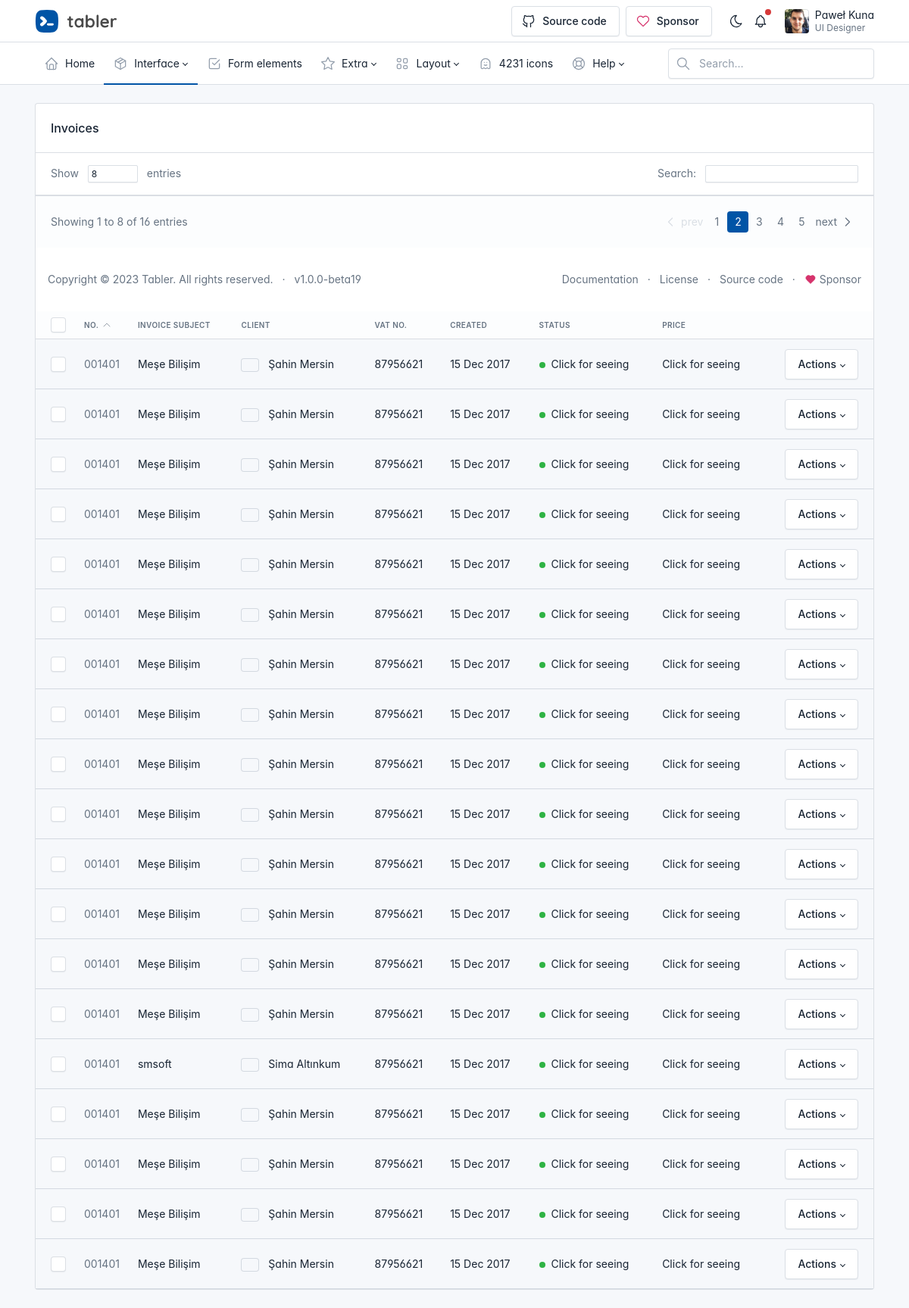
Before: /add-operation/ with the older database file.
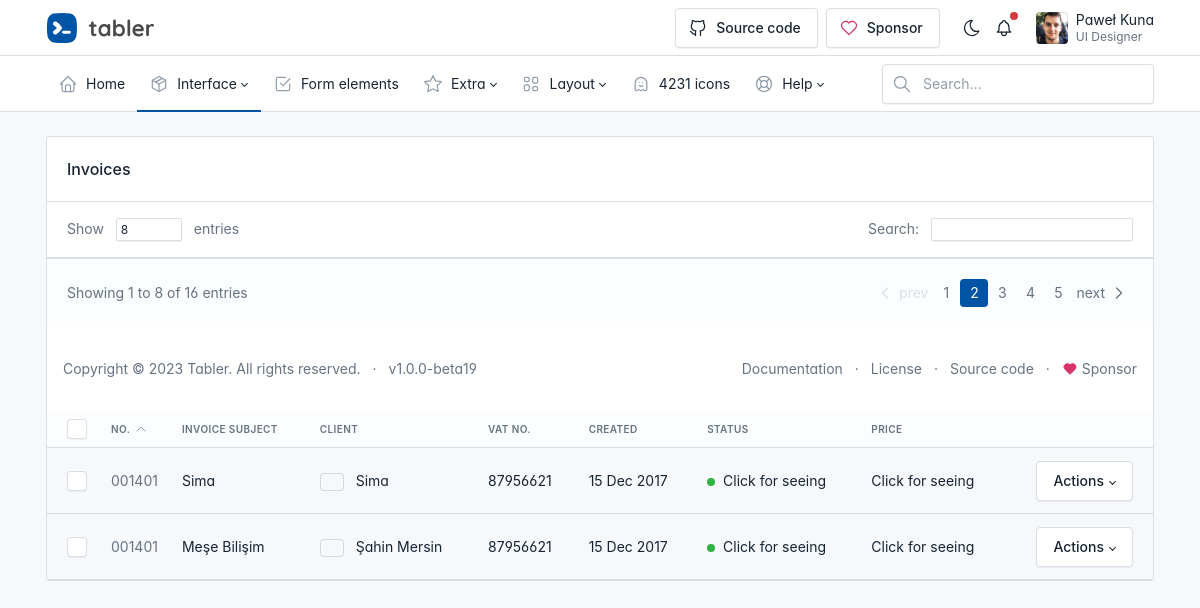
After: the same page with the newer database file.
### companies/models.py (models this page shows)
class Companies(models.Model):
    company_name= models.CharField(max_length=200, unique= True)
    boss_name = models.CharField(max_length=200)
    email = models.CharField(max_length=200)
    telephone = models.IntegerField(default=0)
    tax = models.IntegerField(default=0)

### companies/views.py (the view)
# urls.py: path('add-operation/', views.addOperation, name = "addop"),
def addOperation(request):
    account_list = Companies.objects.all()
    context = {
        "account_list": account_list
    }
    return render(request, "addop.html", context)

### templates/addop.html (shortened to what the changed rows need)
<!doctype html>
<html lang="en">
  <head>
    <link href="/static/css/tabler.min.css" rel="stylesheet"/>
    <link href="/static/css/tabler-flags.min.css" rel="stylesheet"/>
    <link href="/static/css/tabler-payments.min.css" rel="stylesheet"/>
    <link href="/static/css/tabler-vendors.min.css" rel="stylesheet"/>
    <link href="/static/css/demo.min.css?1685973381" rel="stylesheet"/>
  </head>
  <body >
    <div class="page">
      <header class="navbar navbar-expand-md d-print-none" >
        <div class="container-xl">
          <h1 class="navbar-brand navbar-brand-autodark d-none-navbar-horizontal pe-0 pe-md-3">
            <a href=".">
              <img src="/static/logo.svg" width="110" height="32" alt="Tabler" class="navbar-brand-image">
            </a>
          </h1>
        </div>
      </header>
      <div class="page-wrapper">
        <div class="page-body">
          <div class="container-xl d-flex flex-column justify-content-center">
            <div class="col-12">
                <div class="card">
                  <div class="table-responsive">
                    <table class="table card-table table-vcenter text-nowrap datatable">
                      <thead>
                        <tr>
                          <th class="w-1"><input class="form-check-input m-0 align-middle" type="checkbox" aria-label="Select all invoices"></th>
                          <th class="w-1">No.
                            <svg xmlns="http://www.w3.org/2000/svg" class="icon icon-sm icon-thick" width="24" height="24" viewBox="0 0 24 24" stroke-width="2" stroke="currentColor" fill="none" stroke-linecap="round" stroke-linejoin="round"><path stroke="none" d="M0 0h24v24H0z" fill="none"></path><path d="M6 15l6 -6l6 6"></path></svg>
                          </th>
                          <th>Invoice Subject</th>
                          <th>Client</th>
                          <th>VAT No.</th>
                          <th>Created</th>
                          <th>Status</th>
                          <th>Price</th>
                          <th></th>
                        </tr>
                      </thead>
                      <tbody>
                        <tr>
                          {% for company in account_list %}
                            <td><input class="form-check-input m-0 align-middle" type="checkbox" aria-label="Select invoice"></td>
                            <td><span class="text-secondary">001401</span></td>
                            <td><a href = "/operation/" class="text-reset" tabindex="-1" target = "_blank">{{ company.company_name }}</a></td>
                          <td>
                            <span class="flag flag-xs flag-country-us me-2"></span>
                            {{ company.boss_name }}
                          </td>
                          <td>
                            87956621
                          </td>
                          <td>
                            15 Dec 2017
                          </td>
                          <td>
                            <span class="badge bg-success me-1"></span> Click for seeing
                          </td>
                          <td>Click for seeing</td>
                          <td class="text-end">
                            <span class="dropdown">
                              <button class="btn dropdown-toggle align-text-top" data-bs-boundary="viewport" data-bs-toggle="dropdown">Actions</button>
                            </span>
                          </td>
                        </tr>
                        <tr>
                          {% endfor %}
                </div>
              </div>
          </div>
        </div>
      </div>
    </div>
  </body>
</html>

Changed rows visible on the page:
removed Companies: company_name "Meşe Bilişim", boss_name "Şahin Mersin"
removed Companies: company_name "Meşe Bilişim", boss_name "Şahin Mersin"
removed Companies: company_name "Meşe Bilişim", boss_name "Şahin Mersin"
removed Companies: company_name "Meşe Bilişim", boss_name "Şahin Mersin"
removed Companies: company_name "Meşe Bilişim", boss_name "Şahin Mersin"
removed Companies: company_name "Meşe Bilişim", boss_name "Şahin Mersin"
removed Companies: company_name "Meşe Bilişim", boss_name "Şahin Mersin"
removed Companies: company_name "Meşe Bilişim", boss_name "Şahin Mersin"
removed Companies: company_name "Meşe Bilişim", boss_name "Şahin Mersin"
removed Companies: company_name "Meşe Bilişim", boss_name "Şahin Mersin"
removed Companies: company_name "Meşe Bilişim", boss_name "Şahin Mersin"
removed Companies: company_name "Meşe Bilişim", boss_name "Şahin Mersin"
removed Companies: company_name "Meşe Bilişim", boss_name "Şahin Mersin"
removed Companies: company_name "smsoft", boss_name "Sima Altınkum"
removed Companies: company_name "Meşe Bilişim", boss_name "Şahin Mersin"
removed Companies: company_name "Meşe Bilişim", boss_name "Şahin Mersin"
removed Companies: company_name "Meşe Bilişim", boss_name "Şahin Mersin"
removed Companies: company_name "Meşe Bilişim", boss_name "Şahin Mersin"
added Companies: company_name "Sima", boss_name "Sima"
